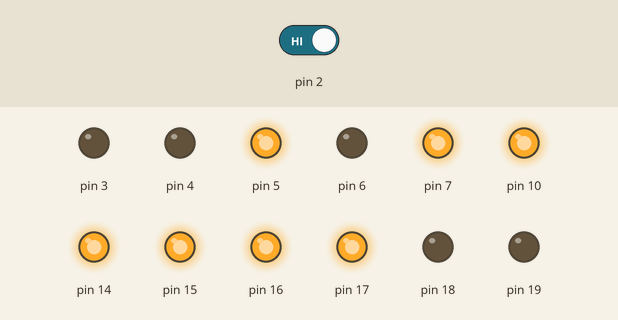
Recording of a sketch running on a simulated Arduino Uno, built with avr-gcc and run on an emulated ATmega328P. Parts: output pins drawn as LEDs (lit = HIGH). The test bench sets the inputs (shaded band); at power-on: pin 2 HIGH.

Above: at 1.2 s.
1.3 s: pin 2 driven LOW
Timing chart, 0 to 4.3 s (numbered marks = the images above; inputs shaded):
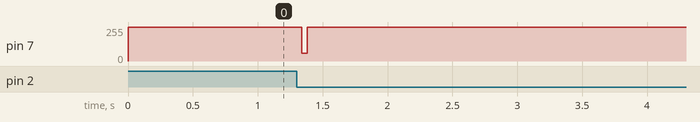

The sketch:

Tank_4.ino
```cpp
// include the SPI library:
#include <SPI.h>

struct fin { byte outer,outer2,inner2,inner; };
byte check = 0;
const static fin dat[] =
{
   //0b_0000_0100, 0b_1000_0000, 0b_0000_0000, 0b0000_0000
   //     0    4       8    0         0   0        0    0
/* 0-7 */     {0x00,0x00,0x00,0x00},{0x00,0x00,0x00,0x00},{0x00,0x00,0x00,0x00},{0x00,0x00,0x00,0x00},{0x00,0x00,0x00,0x00},{0x00,0x00,0x00,0x00},{0x00,0x00,0x00,0x00},{0x00,0x00,0x00,0x00},
/* 8-15 */    {0x00,0x00,0x00,0x00},{0x00,0x00,0x00,0x00},{0x00,0x00,0x00,0x00},{0x00,0x00,0x00,0x00},{0x00,0x00,0x00,0x00},{0x00,0x00,0x00,0x00},{0x00,0x00,0x00,0x00},{0x00,0x00,0x00,0x00},
/* 16-23 */   {0x00,0x00,0x00,0x00},{0x00,0x00,0x00,0x00},{0x00,0x00,0x00,0x00},{0x00,0x00,0x00,0x00},{0x00,0x00,0x00,0x00},{0x00,0x00,0x00,0x00},{0x00,0x00,0x00,0x00},{0x00,0x00,0x00,0x00},
/* 24-31 */   {0x00,0x00,0x00,0x00},{0x00,0x00,0x00,0x00},{0x00,0x00,0x00,0x00},{0x00,0x00,0x00,0x00},{0x00,0x00,0x00,0x00},{0x00,0x00,0x00,0x00},{0x00,0x00,0x00,0x00},{0x00,0x00,0x00,0x00},
/* 32-39 */   {0x00,0x00,0x00,0x00},{0x00,0x00,0x00,0x00},{0x00,0x00,0x00,0x00},{0x00,0x00,0x00,0x00},{0x00,0x00,0x00,0x00},{0x00,0x00,0x00,0x00},{0x00,0x00,0x00,0x00},{0x00,0x00,0x00,0x00},
/* 40-47 */   {0x00,0x00,0x00,0x00},{0x00,0x00,0x00,0x00},{0x00,0x00,0x00,0x00},{0x00,0x00,0x00,0x00},{0x00,0x00,0x00,0x00},{0x00,0x00,0x00,0x00},{0x00,0x00,0x00,0x00},{0x00,0x00,0x00,0x00},
/* 48-55 */   {0x00,0x00,0x00,0x00},{0x00,0x00,0x00,0x00},{0x00,0x00,0x00,0x00},{0x00,0x00,0x00,0x00},{0x00,0x00,0x00,0x00},{0x00,0x00,0x00,0x00},{0x00,0x00,0x00,0x00},{0x00,0x00,0x00,0x00},
/* 56-63 */   {0x00,0x00,0x00,0x00},{0x00,0x00,0x00,0x00},{0x00,0x00,0x00,0x00},{0x00,0x00,0x00,0x00},{0x00,0x00,0x00,0x00},{0x00,0x00,0x00,0x00},{0x00,0x00,0x00,0x00},{0x00,0x00,0x00,0x00},
/* 64-71 */   {0x00,0x00,0x00,0x00},{0x00,0x00,0x00,0x00},{0x00,0x00,0x00,0x00},{0x00,0x00,0x00,0x00},{0x00,0x00,0x00,0x00},{0x00,0x00,0x00,0x00},{0x00,0x00,0x00,0x00},{0x00,0x00,0x00,0x00},
/* 72-79 */   {0x00,0x00,0x00,0x00},{0x00,0x00,0x00,0x00},{0x00,0x00,0x00,0x00},{0x00,0x00,0x00,0x00},{0x00,0x00,0x00,0x00},{0x00,0x00,0x00,0x00},{0x00,0x00,0x00,0x00},{0x00,0x00,0x00,0x00},
/* 80-87 */   {0x00,0x00,0x00,0x00},{0x00,0x00,0x00,0x00},{0x00,0x00,0x00,0x00},{0x00,0x00,0x00,0x00},{0x00,0x00,0x00,0x00},{0x00,0x00,0x00,0x00},{0x00,0x00,0x00,0x00},{0x00,0x00,0x00,0x00},
/* 88-95 */   {0x00,0x00,0x00,0x00},{0x00,0x00,0x00,0x00},{0x00,0x00,0x00,0x00},{0x00,0x00,0x00,0x00},{0x00,0x00,0x00,0x00},{0x00,0x00,0x00,0x00},{0x00,0x00,0x00,0x00},{0x00,0x00,0x00,0x00},
/* 96-103 */  {0x00,0x00,0x00,0x00},{0x00,0x00,0x00,0x00},{0x00,0x00,0x00,0x00},{0x00,0x00,0x00,0x00},{0x00,0x00,0x00,0x00},{0x00,0x00,0x00,0x00},{0x00,0x00,0x00,0x00},{0x00,0x00,0x00,0x00},
/* 104-111 */ {0x00,0x00,0x00,0x00},{0x00,0x00,0x00,0x00},{0x00,0x00,0x00,0x00},{0x00,0x00,0x00,0x00},{0x00,0x00,0x00,0x00},{0x00,0x00,0x00,0x00},{0x00,0x00,0x00,0x00},{0x00,0x00,0x00,0x00},
/* 112-119 */ {0x00,0x00,0x00,0x00},{0x00,0x00,0x00,0x00},{0x00,0x00,0x00,0x00},{0x00,0x00,0x00,0x00},{0x00,0x00,0x00,0x00},{0x00,0x00,0x00,0x00},{0x00,0x00,0x00,0x00},{0x00,0x00,0x00,0x00},
/* 120-127 */ {0x00,0x00,0x00,0x00},{0x00,0x00,0x00,0x00},{0x00,0x00,0x00,0x00},{0x00,0x00,0x00,0x00},{0x00,0x00,0x00,0x00},{0x00,0x00,0x00,0x00},{0x00,0x00,0x00,0x00},{0x00,0x00,0x00,0x00},
/* 128-135 */ {0x00,0x00,0x00,0x00},{0x00,0x00,0x00,0x00},{0x00,0x00,0x00,0x00},{0x00,0x00,0x00,0x00},{0x00,0x00,0x00,0x00},{0x00,0x00,0x00,0x00},{0x00,0x00,0x00,0x00},{0x00,0x00,0x00,0x00},
/* 136-143 */ {0x00,0x00,0x00,0x00},{0x00,0x00,0x00,0x00},{0x00,0x00,0x00,0x00},{0x00,0x00,0x00,0x00},{0x00,0x00,0x00,0x00},{0x00,0x00,0x00,0x00},{0x00,0x00,0x00,0x00},{0x00,0x00,0x00,0x00},
/* 144-151 */ {0x00,0x00,0x00,0x00},{0x00,0x00,0x00,0x00},{0x00,0x00,0x00,0x00},{0x00,0x00,0x00,0x00},{0x00,0x00,0x00,0x00},{0x00,0x00,0x00,0x00},{0x00,0x00,0x00,0x00},{0x00,0x00,0x00,0x00},
/* 152-159 */ {0x00,0x00,0x00,0x00},{0x00,0x00,0x00,0x00},{0x00,0x00,0x00,0x00},{0x00,0x00,0x00,0x00},{0x00,0x00,0x00,0x00},{0x00,0x00,0x00,0x00},{0x00,0x00,0x00,0x00},{0x00,0x00,0x00,0x00},
/* 160-167 */ {0x00,0x00,0x00,0x00},{0x00,0x00,0x00,0x00},{0x00,0x00,0x00,0x00},{0x00,0x00,0x00,0x00},{0x00,0x00,0x00,0x00},{0x00,0x00,0x00,0x00},{0x00,0x00,0x00,0x00},{0x00,0x00,0x00,0x00},
/* 168-175 */ {0x00,0x00,0x00,0x00},{0x00,0x00,0x00,0x00},{0x00,0x00,0x00,0x00},{0x00,0x00,0x00,0x00},{0x00,0x00,0x00,0x00},{0x00,0x00,0x00,0x00},{0x00,0x00,0x00,0x00},{0x00,0x00,0x00,0x00},
/* 176-183 */ {0x00,0x00,0x00,0x00},{0x00,0x00,0x00,0x00},{0x00,0x00,0x00,0x00},{0x00,0x00,0x00,0x00},{0x00,0x00,0x00,0x00},{0x00,0x00,0x00,0x00},{0x00,0x00,0x00,0x00},{0x00,0x00,0x00,0x00},
/* 184-191 */ {0x00,0x00,0x00,0x00},{0x00,0x00,0x00,0x00},{0x00,0x00,0x00,0x00},{0x00,0x00,0x00,0x00},{0x00,0x00,0x00,0x00},{0x07,0x80,0x00,0x00},{0x04,0x80,0x00,0x00},{0x04,0x80,0x00,0x00},
/* 192-199 */ {0x04,0x80,0x00,0x00},{0x04,0x80,0x00,0x00},{0x04,0x80,0x00,0x00},{0x07,0x80,0x00,0x00},{0x03,0x00,0x00,0x00},{0x03,0x00,0x00,0x00},{0x03,0x00,0x00,0x00},{0x03,0x00,0x00,0x00},
/* 200-207 */ {0x03,0x00,0x00,0x00},{0x03,0x00,0x00,0x00},{0x03,0x00,0x00,0x00},{0x03,0x00,0x00,0x00},{0x03,0x00,0x00,0x00},{0x03,0x00,0x00,0x00},{0x03,0x00,0x00,0x00},{0x03,0x00,0x00,0x00},
/* 208-215 */ {0x03,0x00,0x00,0x00},{0x03,0x00,0x00,0x00},{0x07,0x80,0x00,0x00},{0x07,0x80,0x00,0x00},{0x00,0x00,0x00,0x00},{0x00,0x00,0x00,0x00},{0x00,0x00,0x00,0x00},{0x00,0x00,0x00,0x00},
/* 216-223 */ {0x00,0x00,0x00,0x00},{0x00,0x00,0x00,0x00},{0x00,0x00,0x00,0x00},{0x00,0x00,0x00,0x00},{0x00,0x00,0x00,0x00},{0x00,0x00,0x00,0x00},{0x00,0x00,0x00,0x00},{0x00,0x00,0x00,0x00},
/* 224-231 */ {0x00,0x00,0x00,0x00},{0x00,0x00,0x00,0x00},{0x00,0x00,0x00,0x00},{0x00,0x00,0x00,0x00},{0x00,0x00,0x00,0x00},{0x00,0x00,0x00,0x00},{0x00,0x00,0x00,0x00},{0x00,0x00,0x00,0x00},
/* 232-239 */ {0x00,0x00,0x00,0x00},{0x00,0x00,0x00,0x00},{0x00,0x00,0x00,0x00},{0x00,0x00,0x00,0x00},{0x00,0x00,0x00,0x00},{0x00,0x00,0x00,0x00},{0x00,0x00,0x00,0x00},{0x00,0x00,0x00,0x00},
/* 240-247 */ {0x00,0x00,0x00,0x00},{0x00,0x00,0x00,0x00},{0x00,0x00,0x00,0x00},{0x00,0x00,0x00,0x00},{0x00,0x00,0x00,0x00},{0x00,0x00,0x00,0x00},{0x00,0x00,0x00,0x00},{0x00,0x00,0x00,0x00},
/* 248-255 */ {0x00,0x00,0x00,0x00},{0x00,0x00,0x00,0x00},{0x00,0x00,0x00,0x00},{0x00,0x00,0x00,0x00},{0x00,0x00,0x00,0x00},{0x00,0x00,0x00,0x00},{0x00,0x00,0x00,0x00},{0x00,0x00,0x00,0x00},
};

const static fin bullet[] = {0x03,0x00,0x00,0x00};
volatile unsigned i = 0;
volatile unsigned j = 0;

void setup() {
  // Initialize I/O
  DDRC = DDRC | B0111111;
  DDRD = DDRD | B11111000;
  attachInterrupt(0,timing,FALLING);
  // initialize SPI:
  SPI.begin();
  SPI.setDataMode(SPI_MODE0);
  SPI.setClockDivider(SPI_CLOCK_DIV2);
  SPI.setBitOrder(MSBFIRST);

  PORTC = B0001111;
  PORTD = B10100000;
}

void loop() {

}

void timing(){
   //Runs when falling edge from Schmitt Trigger is seen
   check = digitalRead(2);   // This is mucho importante
   if(0 != check){
    return;
   }
   for (i=64; i<256; i++) {
     if(i!=j){LEDWrite(dat[i]);}
     else{LEDWrite(bullet[0]);}
   }
   for (i=0; i<64; i++) {
     if(i!=j){LEDWrite(dat[i]);}
     else{LEDWrite(bullet[0]);}
   }
   PORTD = B10100000;
   if(j<189){++j;}
   else if(j==189){j=212;}
   else if(j<256){++j;}
   else{j=0;}
}

void LEDWrite(struct fin dat) {
  PORTD = 0b10100000;
  SPI.transfer(dat.outer);
  SPI.transfer(dat.outer2);
  SPI.transfer(dat.inner2);
  SPI.transfer(dat.inner);
  PORTD = 0b11100000;
  //delayMicroseconds(59);
  PORTD = 0b00100000;
  delayMicroseconds(118);
}
```

Measured:
- after the input at 1.3 s, pin 7: 255/255 → 57/255 at once, → 255/255 0.04 s later
